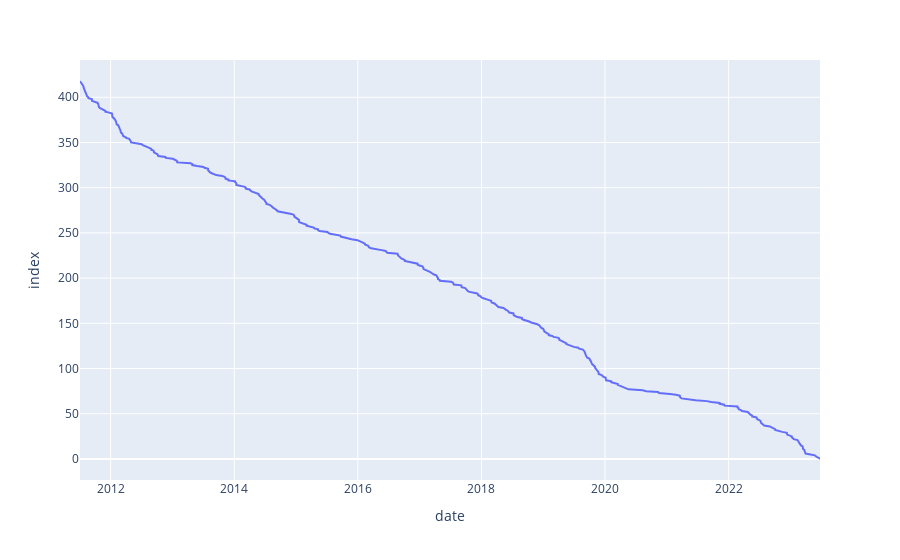

Write notebook code for a chart like this one.
### Markdown cell above
## Time series analysis

### Code cell
#convert the date datatype to datetime

df.date = pd.to_datetime(df.date)
fig = px.line(df, x='date')
fig.show()

### Figure 1 — Plotly figure (JSON) as saved in the notebook; plotly's stock layout.template omitted (floating-point values rounded to 4 significant figures; data arrays with more than 128 entries replaced by an {"elided": "..."} marker saying what was removed)
{"data": [{"hovertemplate": "date=%{x}<br>index=%{y}<extra></extra>", "legendgroup": "", "line": {"color": "#636efa", "dash": "solid"}, "marker": {"symbol": "circle"}, "mode": "lines", "name": "", "orientation": "h", "showlegend": false, "type": "scatter", "x": {"elided": "419 str values"}, "xaxis": "x", "y": {"elided": "419 int values"}, "yaxis": "y"}], "layout": {"legend": {"tracegroupgap": 0}, "margin": {"t": 60}, "xaxis": {"anchor": "y", "domain": [0, 1], "title": {"text": "date"}}, "yaxis": {"anchor": "x", "domain": [0, 1], "title": {"text": "index"}}}}
